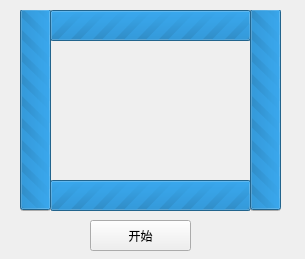
<?xml version="1.0" encoding="UTF-8"?>
<ui version="4.0">
 <class>MainWindow</class>
 <widget class="QMainWindow" name="MainWindow">
  <property name="geometry">
   <rect>
    <x>0</x>
    <y>0</y>
    <width>305</width>
    <height>259</height>
   </rect>
  </property>
  <property name="windowTitle">
   <string>跑马灯效果</string>
  </property>
  <widget class="QWidget" name="centralwidget">
   <widget class="QProgressBar" name="progressBar">
    <property name="geometry">
     <rect>
      <x>50</x>
      <y>10</y>
      <width>201</width>
      <height>31</height>
     </rect>
    </property>
    <property name="layoutDirection">
     <enum>Qt::LeftToRight</enum>
    </property>
    <property name="maximum">
     <number>0</number>
    </property>
    <property name="value">
     <number>-1</number>
    </property>
    <property name="alignment">
     <set>Qt::AlignHCenter|Qt::AlignTop</set>
    </property>
    <property name="textVisible">
     <bool>true</bool>
    </property>
    <property name="orientation">
     <enum>Qt::Horizontal</enum>
    </property>
    <property name="invertedAppearance">
     <bool>false</bool>
    </property>
    <property name="textDirection">
     <enum>QProgressBar::TopToBottom</enum>
    </property>
    <property name="format">
     <string/>
    </property>
   </widget>
   <widget class="QProgressBar" name="progressBar_2">
    <property name="geometry">
     <rect>
      <x>50</x>
      <y>180</y>
      <width>201</width>
      <height>31</height>
     </rect>
    </property>
    <property name="layoutDirection">
     <enum>Qt::RightToLeft</enum>
    </property>
    <property name="maximum">
     <number>0</number>
    </property>
    <property name="value">
     <number>-1</number>
    </property>
    <property name="alignment">
     <set>Qt::AlignBottom|Qt::AlignHCenter</set>
    </property>
    <property name="textVisible">
     <bool>true</bool>
    </property>
    <property name="orientation">
     <enum>Qt::Horizontal</enum>
    </property>
    <property name="invertedAppearance">
     <bool>false</bool>
    </property>
    <property name="textDirection">
     <enum>QProgressBar::TopToBottom</enum>
    </property>
    <property name="format">
     <string>%v</string>
    </property>
   </widget>
   <widget class="QProgressBar" name="progressBar_3">
    <property name="geometry">
     <rect>
      <x>20</x>
      <y>10</y>
      <width>31</width>
      <height>201</height>
     </rect>
    </property>
    <property name="layoutDirection">
     <enum>Qt::LeftToRight</enum>
    </property>
    <property name="maximum">
     <number>0</number>
    </property>
    <property name="value">
     <number>-1</number>
    </property>
    <property name="alignment">
     <set>Qt::AlignLeading|Qt::AlignLeft|Qt::AlignTop</set>
    </property>
    <property name="textVisible">
     <bool>true</bool>
    </property>
    <property name="orientation">
     <enum>Qt::Vertical</enum>
    </property>
    <property name="invertedAppearance">
     <bool>false</bool>
    </property>
    <property name="textDirection">
     <enum>QProgressBar::TopToBottom</enum>
    </property>
   </widget>
   <widget class="QProgressBar" name="progressBar_1">
    <property name="geometry">
     <rect>
      <x>250</x>
      <y>10</y>
      <width>31</width>
      <height>201</height>
     </rect>
    </property>
    <property name="layoutDirection">
     <enum>Qt::LeftToRight</enum>
    </property>
    <property name="maximum">
     <number>0</number>
    </property>
    <property name="value">
     <number>-1</number>
    </property>
    <property name="alignment">
     <set>Qt::AlignLeading|Qt::AlignLeft|Qt::AlignTop</set>
    </property>
    <property name="textVisible">
     <bool>true</bool>
    </property>
    <property name="orientation">
     <enum>Qt::Vertical</enum>
    </property>
    <property name="invertedAppearance">
     <bool>true</bool>
    </property>
    <property name="textDirection">
     <enum>QProgressBar::TopToBottom</enum>
    </property>
    <property name="format">
     <string>%p%</string>
    </property>
   </widget>
   <widget class="QPushButton" name="pushButton">
    <property name="geometry">
     <rect>
      <x>90</x>
      <y>220</y>
      <width>101</width>
      <height>31</height>
     </rect>
    </property>
    <property name="text">
     <string>开始</string>
    </property>
   </widget>
  </widget>
 </widget>
 <resources/>
 <connections/>
</ui>
